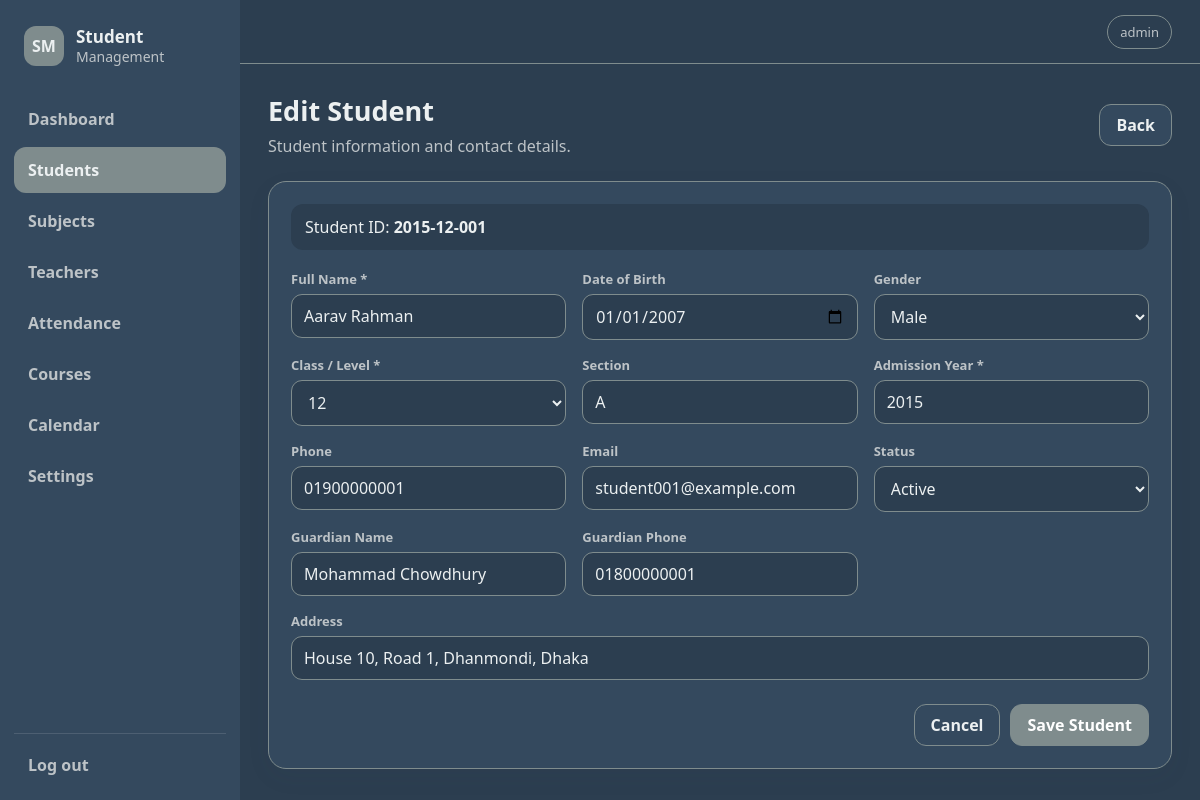
The page /students/1/edit (signed in) on the database its author committed.
### tables this page shows
CREATE TABLE students (
            id INTEGER PRIMARY KEY AUTOINCREMENT,
            student_code TEXT UNIQUE,
            name TEXT NOT NULL,
            dob TEXT,
            gender TEXT,
            class_name TEXT,
            section TEXT,
            phone TEXT,
            email TEXT,
            address TEXT,
            guardian_name TEXT,
            guardian_phone TEXT,
            admission_year INTEGER,
            status TEXT DEFAULT 'Active',
            created_at TEXT DEFAULT CURRENT_TIMESTAMP
        );

### app.py (the view, shortened to what this page needs)
@app.route("/students/new", methods=["GET", "POST"])
@app.route("/students/<int:student_id>/edit", methods=["GET", "POST"])
@login_required
def student_form(student_id=None):
    student = database.get_student(student_id) if student_id else None
    return render_template("student_form.html", student=student)

### app.py (called while the page is built)
def login_required(view):
    @wraps(view)
    def wrapped(*args, **kwargs):
        if "user" not in session:
            return redirect(url_for("login"))
        return view(*args, **kwargs)
    return wrapped

@app.context_processor
def inject_globals():
    return {
        "menu": MENU,
        "theme": database.get_setting("theme", "light"),
        "current_user": session.get("user"),
    }

### database.py (called while the page is built)
def get_connection():
    connection = sqlite3.connect(DB_PATH)
    connection.row_factory = sqlite3.Row
    connection.execute("PRAGMA foreign_keys = ON")
    return connection

def get_student(student_id):
    connection = get_connection()
    row = connection.execute(
        "SELECT * FROM students WHERE id=?", (student_id,)
    ).fetchone()
    connection.close()
    return row

def get_setting(key, default=""):
    connection = get_connection()
    row = connection.execute(
        "SELECT value FROM settings WHERE key=?", (key,)
    ).fetchone()
    connection.close()
    return row["value"] if row else default

### templates/student_form.html (shortened to what this page needs)
{% extends 'base.html' %}
{% block content %}
<div class="page-heading"><div><h1>{{ 'Edit Student' if student else 'Add Student' }}</h1><p>Student information and contact details.</p></div><a class="button" href="{{ url_for('students') }}">Back</a></div>
<form method="post" class="card form-card">
    {% if student %}<div class="id-banner">Student ID: <strong>{{ student.student_code }}</strong></div>{% endif %}
    <div class="form-grid three">
        <div><label>Full Name *</label><input name="name" value="{{ student.name if student else '' }}" required></div>
        <div><label>Date of Birth</label><input type="date" name="dob" value="{{ student.dob if student else '' }}"></div>
        <div><label>Gender</label><select name="gender"><option value="">Select</option>{% for v in ['Male','Female','Other'] %}<option {% if student and student.gender == v %}selected{% endif %}>{{ v }}</option>{% endfor %}</select></div>
        <div><label>Class / Level *</label><select name="class_name" required>{% for v in ['Playgroup','Nursery','KG'] + (range(1,13)|map('string')|list) %}<option {% if (student.class_name if student else 'Playgroup') == v %}selected{% endif %}>{{ v }}</option>{% endfor %}</select></div>
        <div><label>Section</label><input name="section" value="{{ student.section if student else '' }}"></div>
        <div><label>Admission Year *</label><input type="number" name="admission_year" value="{{ student.admission_year if student and student.admission_year else 2026 }}" required></div>
        <div><label>Phone</label><input name="phone" value="{{ student.phone if student else '' }}"></div>
        <div><label>Email</label><input type="email" name="email" value="{{ student.email if student else '' }}"></div>
        <div><label>Status</label><select name="status">{% for v in ['Active','Inactive','Graduated','Transferred'] %}<option {% if (student.status if student else 'Active') == v %}selected{% endif %}>{{ v }}</option>{% endfor %}</select></div>
        <div><label>Guardian Name</label><input name="guardian_name" value="{{ student.guardian_name if student else '' }}"></div>
        <div><label>Guardian Phone</label><input name="guardian_phone" value="{{ student.guardian_phone if student else '' }}"></div>
        <div class="span-3"><label>Address</label><input name="address" value="{{ student.address if student else '' }}"></div>
    </div>
    <div class="form-actions"><a class="button" href="{{ url_for('students') }}">Cancel</a><button class="button primary" type="submit">Save Student</button></div>
</form>
{% endblock %}

### static/style.css (style rules this page uses)
:root { --navy: #2C3E50; --blue: #34495E; --gray: #7F8C8D; --silver: #BDC3C7; --light: #ECF0F1; --white: #FFFFFF; --danger: #C0392B; --success: #27AE60; --radius: 18px; }
* { box-sizing: border-box; }
html, body { margin: 0; min-height: 100%; font-family: "Segoe UI", Arial, sans-serif; }
body { background: var(--page); color: var(--text); }
a { color: inherit; text-decoration: none; }
button, input, select, textarea { font: inherit; }
html[data-theme="dark"] { --page: var(--navy); --sidebar: var(--blue); --sidebar-hover: var(--gray); --card: var(--blue); --text: var(--light); --muted: var(--silver); --border: var(--gray); --input: var(--navy); --table-alt: var(--navy); --accent: var(--gray); --accent-hover: var(--silver); }
.page-heading { display: flex; justify-content: space-between; align-items: center; gap: 16px; margin-bottom: 22px; }
h1 { font-size: 27px; margin: 0 0 5px; }
p { line-height: 1.55; }
.page-heading p, .muted, .hint { color: var(--muted); margin: 0; }
.card, .stat-card { background: var(--card); border: 1px solid var(--border); border-radius: var(--radius); box-shadow: 0 8px 24px rgba(44,62,80,.06); }
.card { padding: 22px; }
.button { display: inline-flex; align-items: center; justify-content: center; min-height: 40px; padding: 9px 16px; border: 1px solid var(--border); border-radius: 12px; background: var(--card); color: var(--text); font-weight: 700; cursor: pointer; transition: .15s ease; }
.button.primary { background: var(--accent); color: white; border-color: var(--accent); }
input, select, textarea { width: 100%; border: 1px solid var(--border); background: var(--input); color: var(--text); border-radius: 11px; padding: 10px 12px; outline: none; }
label { display: block; color: var(--muted); font-size: 13px; font-weight: 700; margin-bottom: 6px; }
.form-card { max-width: 1000px; }
.form-grid { display: grid; gap: 16px; }
.form-grid.three { grid-template-columns: repeat(3, 1fr); }
.span-3 { grid-column: span 3; }
.form-actions { display: flex; justify-content: flex-end; gap: 10px; margin-top: 24px; }
.id-banner { padding: 12px 14px; border-radius: 12px; background: var(--table-alt); margin-bottom: 20px; }

### rows shown on the page
students: student_code "2015-12-001", name "Aarav Rahman", dob "01/01/2007", gender "Male", class_name "12", section "A", admission_year "2015", phone "01900000001", email "student001@example.com", status "Active", guardian_name "Mohammad Chowdhury", guardian_phone "01800000001", address "House 10, Road 1, Dhanmondi, Dhaka"

### other values the page prints
{{ label }} "Dashboard" "Students" "Subjects" "Teachers" "Attendance" "Courses" "Calendar" "Settings"
{{ current_user }} "admin"
{{ 'Edit Student' if student else 'Add Student' }} "Edit Student"
